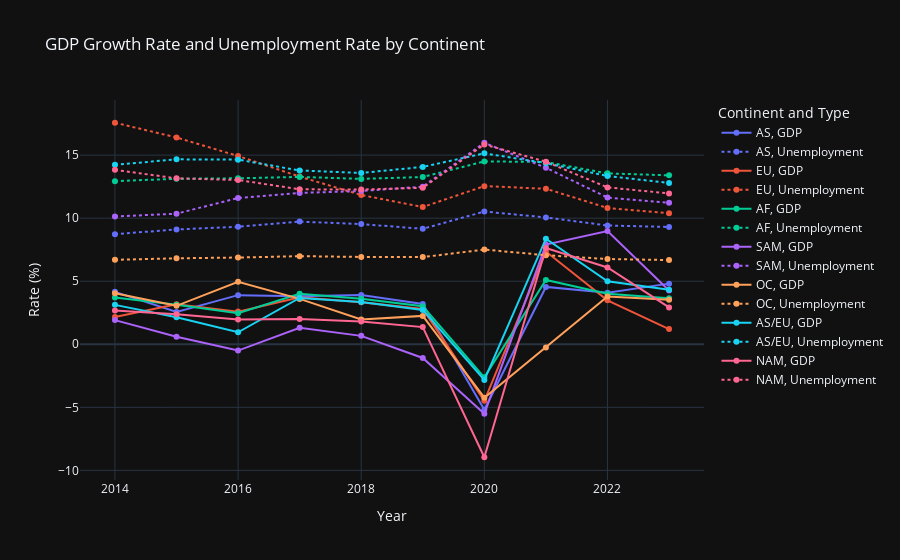

This figure's notebook cell:
### Code cell
#Creating a line plot which shows the changes of GDP Growth Rate 
# and Unemployment Rate by Continent
plotly_express_data = pd.melt(
    plotlydf,
    id_vars=['Continent', 'Year'],
    value_vars=['GDP', 'Unemployment'],
    var_name='Metric',
    value_name='Rate'
)

fig = px.line(
    plotly_express_data,
    x='Year',
    y='Rate',
    color='Continent',
    line_dash='Metric', 
    title="GDP Growth Rate and Unemployment Rate by Continent",
    labels={'Rate': 'Rate (%)', 'Metric': 'Type'},
    markers=True
)

fig.update_layout(
    xaxis_title="Year",
    yaxis_title="Rate (%)",
    legend_title="Continent and Type",
    template="plotly_dark"
)

fig.show()

### Figure 1 — Plotly figure (JSON) as saved in the notebook; plotly's stock layout.template omitted (floating-point values rounded to 4 significant figures)
{"data": [{"hovertemplate": "Continent=AS<br>Type=GDP<br>Year=%{x}<br>Rate (%)=%{y}<extra></extra>", "legendgroup": "AS, GDP", "line": {"color": "#636efa", "dash": "solid"}, "marker": {"symbol": "circle"}, "mode": "markers+lines", "name": "AS, GDP", "orientation": "v", "showlegend": true, "type": "scatter", "x": [2014, 2015, 2016, 2017, 2018, 2019, 2020, 2021, 2022, 2023], "xaxis": "x", "y": [4.157, 2.561, 3.895, 3.802, 3.905, 3.193, -5.191, 4.548, 4.095, 4.809], "yaxis": "y"}, {"hovertemplate": "Continent=AS<br>Type=Unemployment<br>Year=%{x}<br>Rate (%)=%{y}<extra></extra>", "legendgroup": "AS, Unemployment", "line": {"color": "#636efa", "dash": "dot"}, "marker": {"symbol": "circle"}, "mode": "markers+lines", "name": "AS, Unemployment", "orientation": "v", "showlegend": true, "type": "scatter", "x": [2014, 2015, 2016, 2017, 2018, 2019, 2020, 2021, 2022, 2023], "xaxis": "x", "y": [8.734, 9.104, 9.32, 9.727, 9.53, 9.158, 10.52, 10.06, 9.42, 9.302], "yaxis": "y"}, {"hovertemplate": "Continent=EU<br>Type=GDP<br>Year=%{x}<br>Rate (%)=%{y}<extra></extra>", "legendgroup": "EU, GDP", "line": {"color": "#EF553B", "dash": "solid"}, "marker": {"symbol": "circle"}, "mode": "markers+lines", "name": "EU, GDP", "orientation": "v", "showlegend": true, "type": "scatter", "x": [2014, 2015, 2016, 2017, 2018, 2019, 2020, 2021, 2022, 2023], "xaxis": "x", "y": [2.168, 3.171, 2.589, 3.726, 3.337, 2.797, -4.487, 7.35, 3.482, 1.205], "yaxis": "y"}, {"hovertemplate": "Continent=EU<br>Type=Unemployment<br>Year=%{x}<br>Rate (%)=%{y}<extra></extra>", "legendgroup": "EU, Unemployment", "line": {"color": "#EF553B", "dash": "dot"}, "marker": {"symbol": "circle"}, "mode": "markers+lines", "name": "EU, Unemployment", "orientation": "v", "showlegend": true, "type": "scatter", "x": [2014, 2015, 2016, 2017, 2018, 2019, 2020, 2021, 2022, 2023], "xaxis": "x", "y": [17.57, 16.4, 14.93, 13.29, 11.84, 10.88, 12.54, 12.33, 10.81, 10.38], "yaxis": "y"}, {"hovertemplate": "Continent=AF<br>Type=GDP<br>Year=%{x}<br>Rate (%)=%{y}<extra></extra>", "legendgroup": "AF, GDP", "line": {"color": "#00cc96", "dash": "solid"}, "marker": {"symbol": "circle"}, "mode": "markers+lines", "name": "AF, GDP", "orientation": "v", "showlegend": true, "type": "scatter", "x": [2014, 2015, 2016, 2017, 2018, 2019, 2020, 2021, 2022, 2023], "xaxis": "x", "y": [3.712, 3.127, 2.456, 4.0, 3.612, 3.012, -2.621, 5.098, 4.004, 3.65], "yaxis": "y"}, {"hovertemplate": "Continent=AF<br>Type=Unemployment<br>Year=%{x}<br>Rate (%)=%{y}<extra></extra>", "legendgroup": "AF, Unemployment", "line": {"color": "#00cc96", "dash": "dot"}, "marker": {"symbol": "circle"}, "mode": "markers+lines", "name": "AF, Unemployment", "orientation": "v", "showlegend": true, "type": "scatter", "x": [2014, 2015, 2016, 2017, 2018, 2019, 2020, 2021, 2022, 2023], "xaxis": "x", "y": [12.94, 13.13, 13.16, 13.27, 13.12, 13.26, 14.5, 14.45, 13.55, 13.39], "yaxis": "y"}, {"hovertemplate": "Continent=SAM<br>Type=GDP<br>Year=%{x}<br>Rate (%)=%{y}<extra></extra>", "legendgroup": "SAM, GDP", "line": {"color": "#ab63fa", "dash": "solid"}, "marker": {"symbol": "circle"}, "mode": "markers+lines", "name": "SAM, GDP", "orientation": "v", "showlegend": true, "type": "scatter", "x": [2014, 2015, 2016, 2017, 2018, 2019, 2020, 2021, 2022, 2023], "xaxis": "x", "y": [1.917, 0.6, -0.5, 1.308, 0.6667, -1.083, -5.5, 7.908, 8.983, 4.267], "yaxis": "y"}, {"hovertemplate": "Continent=SAM<br>Type=Unemployment<br>Year=%{x}<br>Rate (%)=%{y}<extra></extra>", "legendgroup": "SAM, Unemployment", "line": {"color": "#ab63fa", "dash": "dot"}, "marker": {"symbol": "circle"}, "mode": "markers+lines", "name": "SAM, Unemployment", "orientation": "v", "showlegend": true, "type": "scatter", "x": [2014, 2015, 2016, 2017, 2018, 2019, 2020, 2021, 2022, 2023], "xaxis": "x", "y": [10.13, 10.35, 11.6, 12.0, 12.15, 12.5, 15.98, 13.99, 11.64, 11.22], "yaxis": "y"}, {"hovertemplate": "Continent=OC<br>Type=GDP<br>Year=%{x}<br>Rate (%)=%{y}<extra></extra>", "legendgroup": "OC, GDP", "line": {"color": "#FFA15A", "dash": "solid"}, "marker": {"symbol": "circle"}, "mode": "markers+lines", "name": "OC, GDP", "orientation": "v", "showlegend": true, "type": "scatter", "x": [2014, 2015, 2016, 2017, 2018, 2019, 2020, 2021, 2022, 2023], "xaxis": "x", "y": [4.05, 3.05, 4.95, 3.6, 1.963, 2.25, -4.238, -0.25, 3.788, 3.537], "yaxis": "y"}, {"hovertemplate": "Continent=OC<br>Type=Unemployment<br>Year=%{x}<br>Rate (%)=%{y}<extra></extra>", "legendgroup": "OC, Unemployment", "line": {"color": "#FFA15A", "dash": "dot"}, "marker": {"symbol": "circle"}, "mode": "markers+lines", "name": "OC, Unemployment", "orientation": "v", "showlegend": true, "type": "scatter", "x": [2014, 2015, 2016, 2017, 2018, 2019, 2020, 2021, 2022, 2023], "xaxis": "x", "y": [6.695, 6.819, 6.878, 6.987, 6.926, 6.913, 7.509, 7.063, 6.76, 6.681], "yaxis": "y"}, {"hovertemplate": "Continent=AS/EU<br>Type=GDP<br>Year=%{x}<br>Rate (%)=%{y}<extra></extra>", "legendgroup": "AS/EU, GDP", "line": {"color": "#19d3f3", "dash": "solid"}, "marker": {"symbol": "circle"}, "mode": "markers+lines", "name": "AS/EU, GDP", "orientation": "v", "showlegend": true, "type": "scatter", "x": [2014, 2015, 2016, 2017, 2018, 2019, 2020, 2021, 2022, 2023], "xaxis": "x", "y": [3.125, 2.15, 0.95, 3.675, 3.35, 2.725, -2.825, 8.375, 5.0, 4.325], "yaxis": "y"}, {"hovertemplate": "Continent=AS/EU<br>Type=Unemployment<br>Year=%{x}<br>Rate (%)=%{y}<extra></extra>", "legendgroup": "AS/EU, Unemployment", "line": {"color": "#19d3f3", "dash": "dot"}, "marker": {"symbol": "circle"}, "mode": "markers+lines", "name": "AS/EU, Unemployment", "orientation": "v", "showlegend": true, "type": "scatter", "x": [2014, 2015, 2016, 2017, 2018, 2019, 2020, 2021, 2022, 2023], "xaxis": "x", "y": [14.23, 14.67, 14.64, 13.78, 13.58, 14.06, 15.14, 14.36, 13.35, 12.79], "yaxis": "y"}, {"hovertemplate": "Continent=NAM<br>Type=GDP<br>Year=%{x}<br>Rate (%)=%{y}<extra></extra>", "legendgroup": "NAM, GDP", "line": {"color": "#FF6692", "dash": "solid"}, "marker": {"symbol": "circle"}, "mode": "markers+lines", "name": "NAM, GDP", "orientation": "v", "showlegend": true, "type": "scatter", "x": [2014, 2015, 2016, 2017, 2018, 2019, 2020, 2021, 2022, 2023], "xaxis": "x", "y": [2.684, 2.384, 1.968, 2.005, 1.805, 1.363, -8.958, 7.637, 6.089, 2.921], "yaxis": "y"}, {"hovertemplate": "Continent=NAM<br>Type=Unemployment<br>Year=%{x}<br>Rate (%)=%{y}<extra></extra>", "legendgroup": "NAM, Unemployment", "line": {"color": "#FF6692", "dash": "dot"}, "marker": {"symbol": "circle"}, "mode": "markers+lines", "name": "NAM, Unemployment", "orientation": "v", "showlegend": true, "type": "scatter", "x": [2014, 2015, 2016, 2017, 2018, 2019, 2020, 2021, 2022, 2023], "xaxis": "x", "y": [13.83, 13.16, 13.03, 12.29, 12.27, 12.41, 15.84, 14.47, 12.44, 11.96], "yaxis": "y"}], "layout": {"legend": {"title": {"text": "Continent and Type"}, "tracegroupgap": 0}, "title": {"text": "GDP Growth Rate and Unemployment Rate by Continent"}, "xaxis": {"anchor": "y", "domain": [0, 1], "title": {"text": "Year"}}, "yaxis": {"anchor": "x", "domain": [0, 1], "title": {"text": "Rate (%)"}}}}
